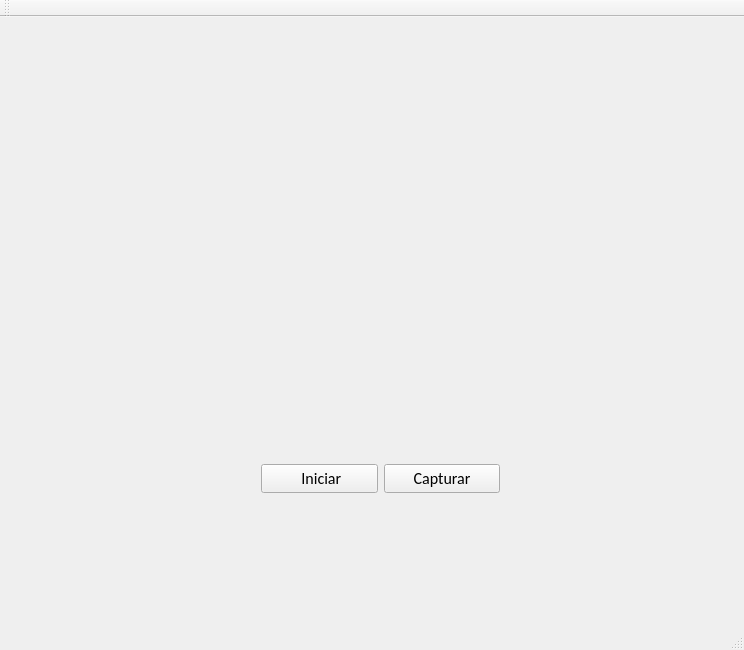
<?xml version="1.0" encoding="UTF-8"?>
<ui version="4.0">
 <class>ProyectoPSM</class>
 <widget class="QMainWindow" name="ProyectoPSM">
  <property name="geometry">
   <rect>
    <x>0</x>
    <y>0</y>
    <width>744</width>
    <height>650</height>
   </rect>
  </property>
  <property name="windowTitle">
   <string>ProyectoPSM</string>
  </property>
  <widget class="QWidget" name="centralWidget">
   <widget class="QWidget" name="widget" native="true">
    <property name="geometry">
     <rect>
      <x>9</x>
      <y>9</y>
      <width>726</width>
      <height>371</height>
     </rect>
    </property>
    <widget class="QLabel" name="capturarImagen">
     <property name="geometry">
      <rect>
       <x>0</x>
       <y>0</y>
       <width>720</width>
       <height>405</height>
      </rect>
     </property>
     <property name="text">
      <string/>
     </property>
     <property name="scaledContents">
      <bool>true</bool>
     </property>
    </widget>
   </widget>
   <widget class="QWidget" name="layoutWidget">
    <property name="geometry">
     <rect>
      <x>250</x>
      <y>430</y>
      <width>261</width>
      <height>64</height>
     </rect>
    </property>
    <property name="font">
     <font>
      <family>Calibri</family>
      <pointsize>12</pointsize>
     </font>
    </property>
    <layout class="QGridLayout" name="gridLayout_2">
     <item row="0" column="1">
      <widget class="QPushButton" name="btnCapture">
       <property name="font">
        <font>
         <family>Calibri</family>
         <pointsize>12</pointsize>
        </font>
       </property>
       <property name="text">
        <string>Capturar</string>
       </property>
      </widget>
     </item>
     <item row="0" column="0">
      <widget class="QPushButton" name="btnStart">
       <property name="font">
        <font>
         <family>Calibri</family>
         <pointsize>12</pointsize>
        </font>
       </property>
       <property name="text">
        <string> Iniciar</string>
       </property>
       <property name="iconSize">
        <size>
         <width>12</width>
         <height>12</height>
        </size>
       </property>
       <property name="checkable">
        <bool>false</bool>
       </property>
       <property name="autoDefault">
        <bool>false</bool>
       </property>
      </widget>
     </item>
    </layout>
   </widget>
   <widget class="QLabel" name="ImagenSegmentada">
    <property name="geometry">
     <rect>
      <x>30</x>
      <y>420</y>
      <width>171</width>
      <height>101</height>
     </rect>
    </property>
    <property name="text">
     <string/>
    </property>
    <property name="scaledContents">
     <bool>true</bool>
    </property>
   </widget>
  </widget>
  <widget class="QMenuBar" name="menuBar">
   <property name="geometry">
    <rect>
     <x>0</x>
     <y>0</y>
     <width>744</width>
     <height>21</height>
    </rect>
   </property>
  </widget>
  <widget class="QToolBar" name="mainToolBar">
   <attribute name="toolBarArea">
    <enum>TopToolBarArea</enum>
   </attribute>
   <attribute name="toolBarBreak">
    <bool>false</bool>
   </attribute>
  </widget>
  <widget class="QStatusBar" name="statusBar"/>
 </widget>
 <layoutdefault spacing="6" margin="11"/>
 <resources>
  <include location="ProyectoPSM.qrc"/>
 </resources>
 <connections/>
</ui>
